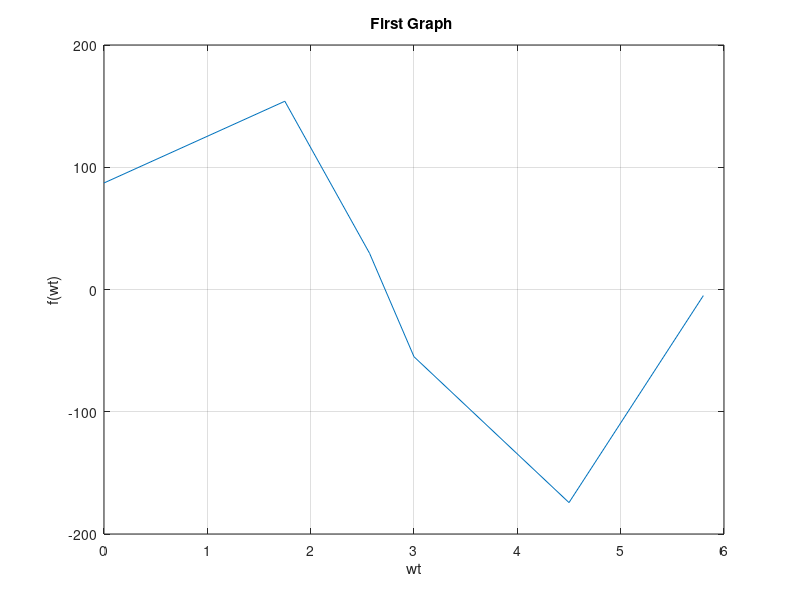
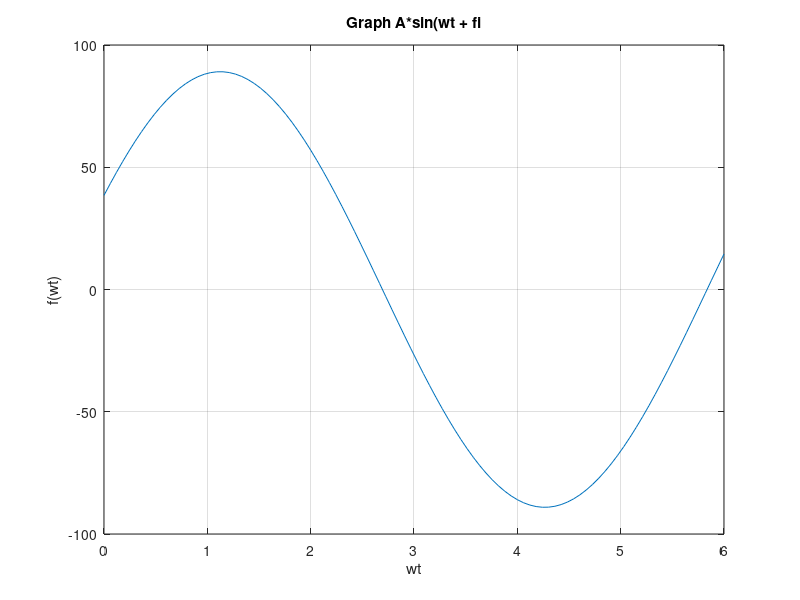

Write MATLAB code to recreate these figures, in order.
wt = [0 1.75 2.57 3 4.5 5.8]
fwt = [87.14 154 29.60 -55 -174.30 -5]

figure(1)
plot(wt, fwt)
title('First Graph ')
xlabel('wt')
ylabel('f(wt)')
grid

A = [];
b = fwt';

for i=1:size(wt, 2)
    A(i,1) = cos(wt(i));
    A(i,2) = sin(wt(i));
end

x = inv((A')*A)*(A')*b;

fi = atan(x(1)/x(2))
ampl = x(1)/cos(fi)

x = linspace(0, 6);
for i=1:size(x,2)
    y(i) = ampl*sin(x(i) + fi); 
end

figure(2)
plot(x, y)
title('Graph A*sin(wt + fi')
xlabel('wt')
ylabel('f(wt)')
grid